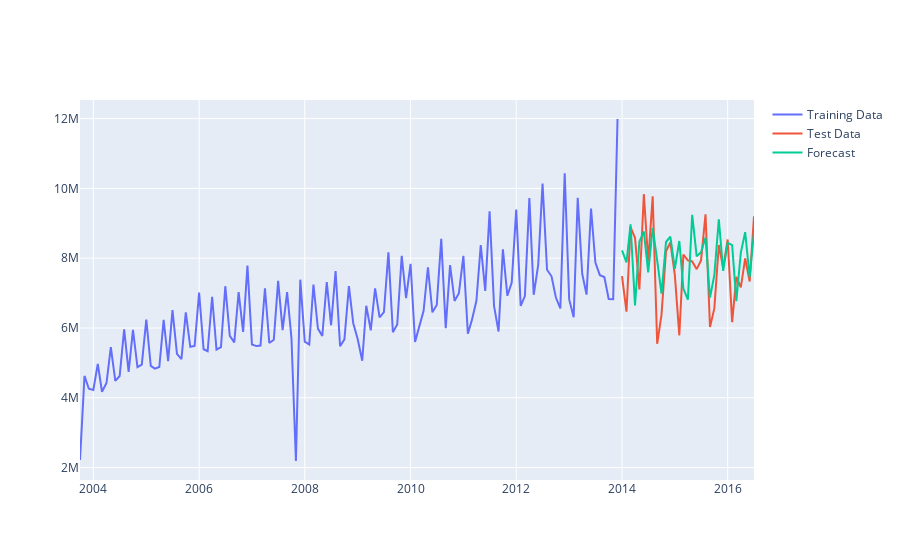

Notebook source saved alongside this figure:
### Code cell
plot_func(train, test, forecast_sarima, "GrossMonthly")
